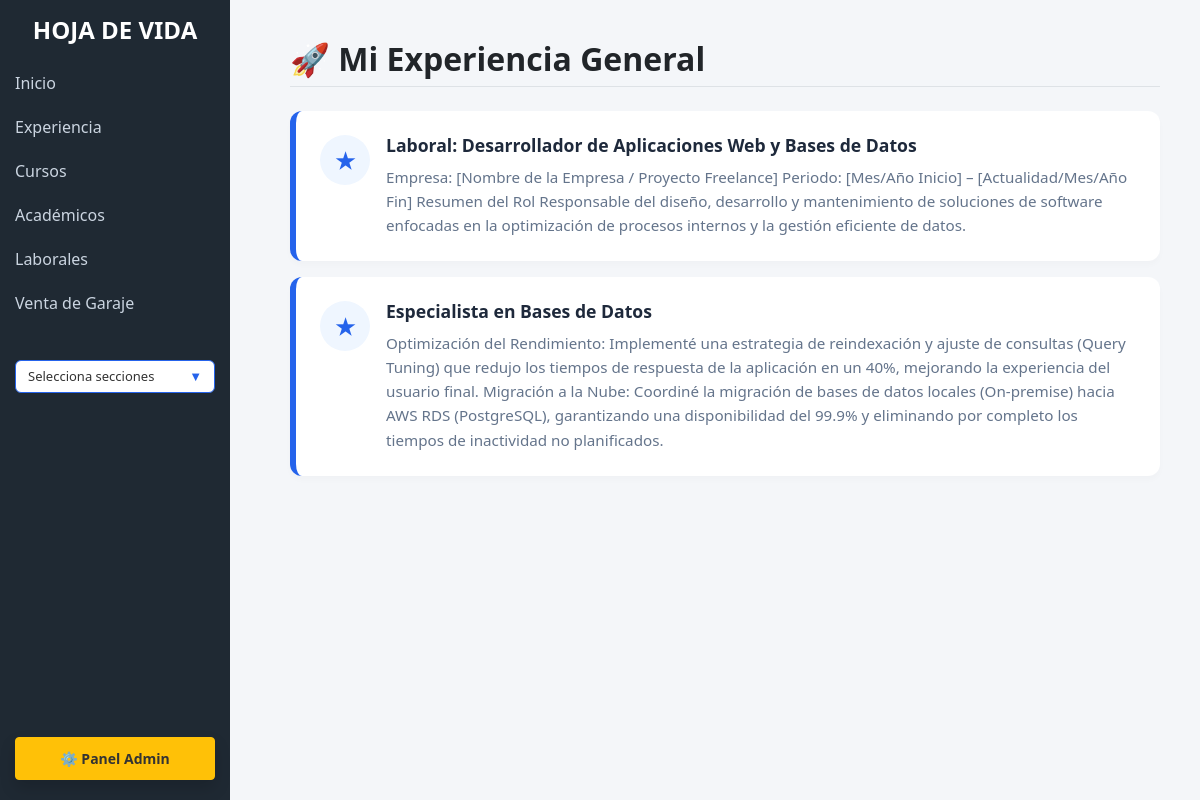
The page /experiencia/ on the database its author committed.
### perfil/models.py (models this page shows, shortened)
class ExperienciaGeneral(models.Model):
    tipo = models.CharField(max_length=100) # Ej: Prácticas, Voluntariado
    descripcion = models.TextField()

### perfil/views.py (the view)
# urls.py: path('experiencia/', views.experiencia, name='experiencia'),
def experiencia(request):
    experiencias = ExperienciaGeneral.objects.all()
    return render(request, 'experiencia.html', {'experiencias': experiencias})

### perfil/templates/experiencia.html (shortened to what this page needs)
{% load static %}
<!DOCTYPE html>
<html lang="es">
<head>
    <link href="https://cdn.jsdelivr.net/npm/bootstrap@5.3.2/dist/css/bootstrap.min.css" rel="stylesheet">
</head>
<body>
<div class="sidebar">
    <h4 class="text-center mt-3 fw-bold">HOJA DE VIDA</h4>
    <div class="mt-2">
        <a href="{% url 'home' %}">Inicio</a>
        <a href="{% url 'experiencia' %}">Experiencia</a>
        <a href="{% url 'cursos' %}">Cursos</a>
        <a href="{% url 'academicos' %}">Académicos</a>
        <a href="{% url 'laborales' %}">Laborales</a>
        <a href="{% url 'venta_garaje' %}">Venta de Garaje</a>
    </div>
    <div style="padding: 15px; margin-top: 20px;">
        <button class="btn w-100 d-flex justify-content-between align-items-center" type="button" data-bs-toggle="collapse" data-bs-target="#menuDescarga" aria-expanded="false" style="background: white; color: #333; border: 1px solid #2563eb; font-size: 13px;">
            Selecciona secciones <span style="color:#2563eb;">▼</span>
        </button>
    </div>
    <div style="padding: 0 15px; margin-top: auto; margin-bottom: 20px;">
        <a href="/admin" target="_blank" class="btn btn-warning w-100 btn-sm fw-bold shadow" style="color: #333;">⚙️ Panel Admin</a>
    </div>
</div>
<div class="content">
    <h2 class="mb-4 fw-bold text-dark border-bottom pb-2">🚀 Mi Experiencia General</h2>
    <div class="row">
        {% for x in experiencias %}
        <div class="col-12 mb-3">
            <div class="card p-4 card-experiencia">
                <div class="d-flex align-items-start gap-3">
                    <div class="icon-circle">
                        ★
                    </div>
                    <div>
                        <h5 class="titulo-exp mb-2">{{ x.tipo }}</h5>
                        <p class="desc-exp mb-0 text-break">{{ x.descripcion }}</p>
                    </div>
                </div>
            </div>
        </div>
        {% empty %}
        <div class="col-12">
            <div class="alert alert-info shadow-sm">
                No hay experiencia general registrada. ¡Agrega tus habilidades o voluntariados desde el Panel Admin!
            </div>
        </div>
        {% endfor %}
    </div>
</div>
</body>
</html>

### perfil/templates/experiencia.html (style rules this page uses)
body { background:#f4f6f9; font-family: 'Segoe UI', Tahoma, Geneva, Verdana, sans-serif; }
.sidebar { width: 230px; background: #1f2933; min-height: 100vh; position: fixed; color: white; top:0; left:0; display: flex; flex-direction: column; }
.sidebar a { color:#cbd5e1; display:block; padding:10px 15px; text-decoration:none; transition: 0.3s; }
.content { margin-left:250px; padding:40px; }
.card-experiencia { background: #ffffff; border: none; border-radius: 12px; box-shadow: 0 4px 6px rgba(0,0,0,0.02); border-left: 6px solid #2563eb; transition: all 0.3s ease; position: relative; overflow: hidden; }
.icon-circle { width: 50px; height: 50px; background-color: #eff6ff; color: #2563eb; border-radius: 50%; display: flex; align-items: center; justify-content: center; font-size: 22px; font-weight: bold; flex-shrink: 0; }
.titulo-exp { color: #1e293b; font-weight: 700; font-size: 1.1rem; }
.desc-exp { color: #64748b; line-height: 1.6; font-size: 0.95rem; }

### rows shown on the page
ExperienciaGeneral: tipo "Laboral: Desarrollador de Aplicaciones Web y Bases de Datos", descripcion "Empresa: [Nombre de la Empresa / Proyecto Freelance] Periodo: [Mes/Año Inicio] – [Actualidad/Mes/Año Fin] Resumen del Rol Responsable del diseño, desarrollo y mantenimiento de soluciones de software enfocadas en la optimización de procesos internos y la gestión eficiente de datos."
ExperienciaGeneral: tipo "Especialista en Bases de Datos", descripcion "Optimización del Rendimiento: Implementé una estrategia de reindexación y ajuste de consultas (Query Tuning) que redujo los tiempos de respuesta de la aplicación en un 40%, mejorando la experiencia del usuario final. Migración a la Nube: Coordiné la migración de bases de datos locales (On-premise) hacia AWS RDS (PostgreSQL), garantizando una disponibilidad del 99.9% y eliminando por completo los tiempos de inactividad no planificados."
